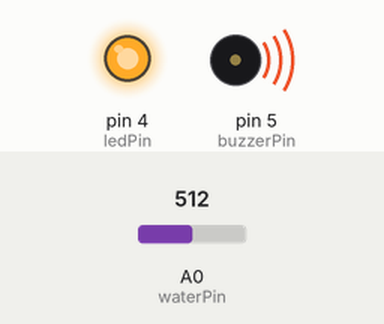
Simulated run of this sketch. Board: Arduino Uno, built with avr-gcc and run on an emulated ATmega328P. Shown: output pins drawn as LEDs (lit = HIGH), buzzer (waves = sounding, pin HIGH). Inputs (shaded band) come from the test bench; at power-on: A0 (waterPin) = 512.

Above: at 3.8 s.
3.9 s: A0 (waterPin) set to 0
At 6.5 s:
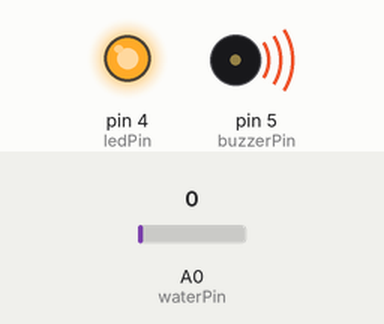
7.8 s: A0 (waterPin) set to 122
At 8.2 s:
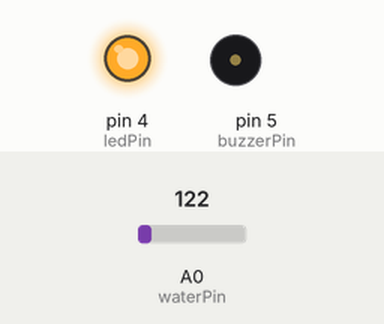
Timing chart, 0 to 17.8 s (numbered marks = the images above; inputs shaded):
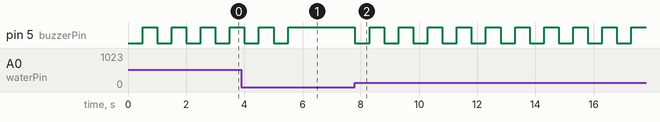

Measured:
- after the input at 3.9 s, pin 5 (buzzerPin): goes on until 5.5 s, then stays HIGH
- after the input at 7.8 s, pin 5 (buzzerPin): alternates HIGH for 0.50 s and LOW for 0.50 s, starting at once
- by itself, pin 5 (buzzerPin): alternates HIGH for 0.50 s and LOW for 0.50 s

The sketch:

water_sensor.ino
```cpp
// Sensor pins
#define waterPin A0
#define ledPin 4
#define buzzerPin 5

int waterval = 0;

void setup() {
  pinMode(ledPin, OUTPUT);
  pinMode(buzzerPin, OUTPUT);

  digitalWrite(buzzerPin, HIGH); //buzzer is a low trigger type = beep on low
  digitalWrite(ledPin, HIGH); // always on to indicate the power is on
}

void loop() {
  waterval = analogRead(waterPin);
  if (waterval > 0) {
    digitalWrite(buzzerPin, LOW);
    delay(500);
    digitalWrite(buzzerPin, HIGH);
    delay(500);
    digitalWrite(buzzerPin, LOW);
    delay(500);
    digitalWrite(buzzerPin, HIGH);
    delay(500);
    digitalWrite(buzzerPin, LOW);
    delay(500);
    digitalWrite(buzzerPin, HIGH);
    delay(500);
  }
  else {
    digitalWrite(buzzerPin, HIGH);
  }
}
```
